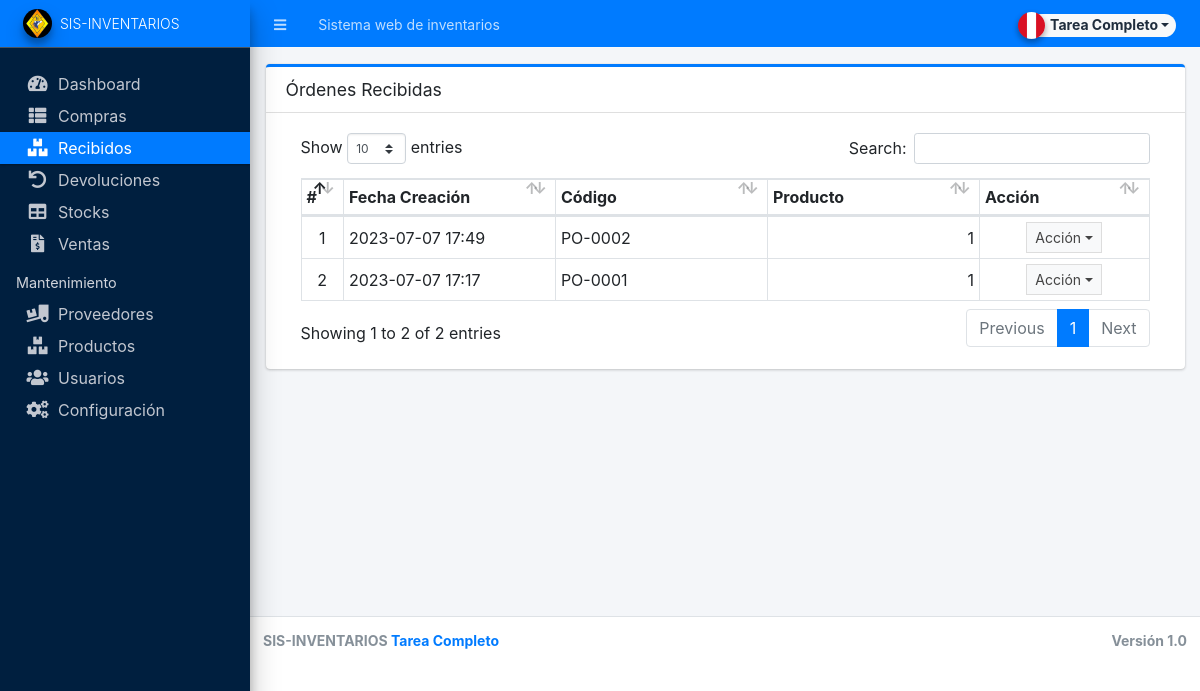
/admin/?page=receiving (signed in), run on the app's committed database.
### tables this page shows
CREATE TABLE `receiving_list` (
  `id` int(30) NOT NULL,
  `form_id` int(30) NOT NULL,
  `from_order` tinyint(1) NOT NULL DEFAULT 1 COMMENT '1=PO ,2 = BO',
  `amount` float NOT NULL DEFAULT 0,
  `discount_perc` float NOT NULL DEFAULT 0,
  `discount` float NOT NULL DEFAULT 0,
  `tax_perc` float NOT NULL DEFAULT 0,
  `tax` float NOT NULL DEFAULT 0,
  `stock_ids` text DEFAULT NULL,
  `remarks` text DEFAULT NULL,
  `date_created` datetime NOT NULL DEFAULT current_timestamp(),
  `date_updated` datetime NOT NULL DEFAULT current_timestamp() ON UPDATE current_timestamp()
);

CREATE TABLE `purchase_order_list` (
  `id` int(30) NOT NULL,
  `po_code` varchar(50) NOT NULL,
  `supplier_id` int(30) NOT NULL,
  `amount` float NOT NULL,
  `discount_perc` float NOT NULL DEFAULT 0,
  `discount` float NOT NULL DEFAULT 0,
  `tax_perc` float NOT NULL DEFAULT 0,
  `tax` float NOT NULL DEFAULT 0,
  `remarks` text NOT NULL,
  `status` tinyint(4) NOT NULL DEFAULT 0 COMMENT '0 = pending, 1 = partially received, 2 =received',
  `date_created` datetime NOT NULL DEFAULT current_timestamp(),
  `date_updated` datetime NOT NULL DEFAULT current_timestamp() ON UPDATE current_timestamp()
);

### admin/receiving/index.php (the view, shortened to what this page needs)
<div class="card card-outline card-primary">
    <div class="card-header">
        <h3 class="card-title">Órdenes Recibidas</h3>
    </div>
    <div class="card-body">
        <div class="container-fluid">
            <div class="container-fluid">
                <table class="table table-bordered table-stripped">
                    <colgroup>
                        <col width="5%">
                        <col width="25%">
                        <col width="25%">
                        <col width="25%">
                        <col width="20%">
                    </colgroup>
                    <thead>
                        <tr>
                            <th>#</th>
                            <th>Fecha Creación</th>
                            <th>Código</th>
                            <th>Producto</th>
                            <th>Acción</th>
                        </tr>
                    </thead>
                    <tbody>
                        <?php
                        $i = 1;
                        $qry = $conn->query("SELECT * FROM `receiving_list` order by `date_created` desc");
                        while ($row = $qry->fetch_assoc()) :
                            $row['items'] = explode(',', $row['stock_ids']);
                            if ($row['from_order'] == 1) {
                                $code = $conn->query("SELECT po_code from `purchase_order_list` where id='{$row['form_id']}' ")->fetch_assoc()['po_code'];
                            } else {
                                $code = $conn->query("SELECT bo_code from `back_order_list` where id='{$row['form_id']}' ")->fetch_assoc()['bo_code'];
                            }
                        ?>
                            <tr>
                                <td class="text-center"><?php echo $i++; ?></td>
                                <td><?php echo date("Y-m-d H:i", strtotime($row['date_created'])) ?></td>
                                <td><?php echo $code ?></td>
                                <td class="text-right"><?php echo number_format(count($row['items'])) ?></td>
                                <td align="center">
                                    <button type="button" class="btn btn-flat btn-default btn-sm dropdown-toggle dropdown-icon" data-toggle="dropdown">
                                        Acción
                                    </button>
                                </td>
                            </tr>
                        <?php endwhile; ?>
                    </tbody>
                </table>
            </div>
        </div>
    </div>
</div>

### data on the page
receiving_list: date_created "2023-07-07 17:49", form.po_code "PO-0002", count($row['items']) "1"
receiving_list: date_created "2023-07-07 17:17", form.po_code "PO-0001", count($row['items']) "1"

### other printed values
$_settings->info('name') "Sistema web de inventarios"
$_settings->info('short_name') "SIS-INVENTARIOS"
